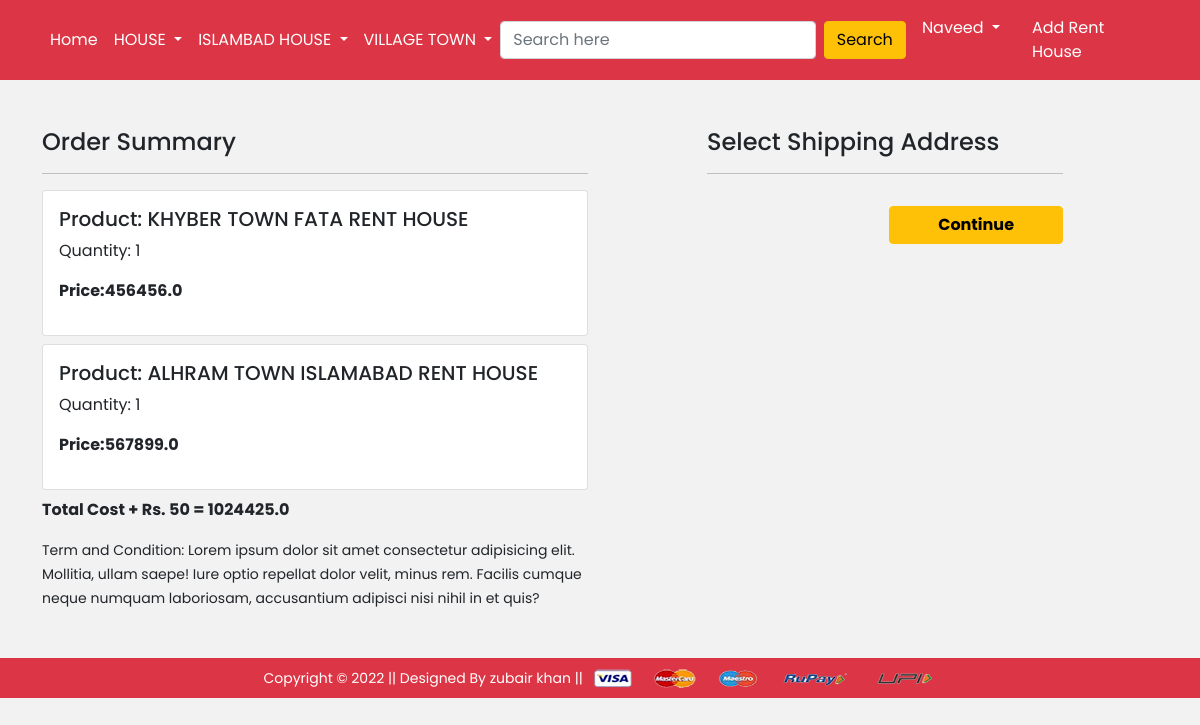
Screenshot of /checkout/ (signed in) with the database file from the repository.
### app/models.py (models this page shows, shortened)
class AddToRentHouse(models.Model):
    user = models.ForeignKey(User, on_delete=models.CASCADE)
    product = models.ForeignKey(Product, on_delete=models.CASCADE)
    quantity = models.PositiveIntegerField(default=1)
    @property
    def total_cost(self):
        return self.quantity * self.product.discounted_price

class Product(models.Model):
    title = models.CharField(max_length=100)
    selling_price = models.FloatField()
    discounted_price = models.FloatField()
    description = models.TextField()
    brand = models.CharField(max_length=100)
    category = models.CharField(choices=CATEGORY_CHOICES, max_length=2)
    product_image = models.ImageField(upload_to='productimg')

### app/views.py (the view)
# urls.py: path('checkout/', views.checkout, name='checkout'),
@login_required
def checkout(request):
    user = request.user
    add = Customer.objects.filter(user=user)
    cart_items = AddToRentHouse.objects.filter(user=user)
    amount = 0.0
    shipping_amount= 70.0
    totalamount = 0.0
    cart_product = [p for p in AddToRentHouse.objects.all() if p.user == request.user]
    if cart_product:
        for p in cart_product:
            tempamount = (p.quantity * p.product.discounted_price)
            amount += tempamount
        totalamount = amount + shipping_amount
    return render(request, 'app/checkout.html', {'add':add , 'totalamount':totalamount , 'cart_items':cart_items})

### app/templates/app/checkout.html (shortened to what this page needs)
{% extends 'app/base.html' %} {% load static %}  {% block main-content %}
<div class="container">
  <div class="row mt-5">
    <div class="col-sm-6">
      <h4>Order Summary</h4>
      <hr />
      {% for item in cart_items %}
      <div class="card mb-2">
        <div class="card-body">
          <h5>Product: {{item.product.title}}</h5>
          <p>Quantity: {{item.quantity}}</p>
          <p class="fw-bold">Price:{{item.total_cost}}</p>
        </div>
      </div>
      {% endfor %}
      <p class="fw-bold">Total Cost + Rs. 50 = {{totalamount}}</p>
      <small
        >Term and Condition: Lorem ipsum dolor sit amet consectetur adipisicing
        elit. Mollitia, ullam saepe! Iure optio repellat dolor velit, minus rem.
        Facilis cumque neque numquam laboriosam, accusantium adipisci nisi nihil
        in et quis?</small
      >
    </div>
    <div class="col-sm-4 offset-sm-1">
      <h4>Select Shipping Address</h4>
      <hr />
      <form action="/paymentdone">
        <div class="text-end">
          <button
            type="submit"
            class="btn btn-warning mt-3 px-5 fw-bold"
          >
            Continue
          </button>
        </div>
      </form>
    </div>
  </div>
</div>
{% endblock main-content %}

### app/templates/app/base.html (shortened to what this page needs)
<!DOCTYPE html>
{% load static %}
<html lang="en">
  <head>
    <link rel="stylesheet" href="{% static 'app/css/allll.min.css' %} " />
    <link
      rel="stylesheet"
      href="{% static 'app/css/oowl.carousel.min.css' %}"
    />
    <link
      rel="stylesheet"
      href="https://pro.fontawesome.com/releases/v5.10.0/css/all.css"
    />
    <link rel="stylesheet" href="{% static 'app/css/fontawesome.min.css' %}" />
    <link rel="stylesheet" href="{% static 'app/css/style.css' %}" />
  </head>
  <body>
    <nav class="navbar navbar-expand-lg navbar-dark bg-danger" id="nav">
      <div class="container">
        <div class="collapse navbar-collapse" id="navbarSupportedContent">
          <ul class="navbar-nav me-auto mb-2 mb-lg-0" id="nav-ul">
            <li class="nav-item">
              <a class="nav-link active" aria-current="page" href="/">Home</a>
            </li>
            <li class="nav-item dropdown">
              <a
                class="nav-link dropdown-toggle text-white"
                href="#"
                id="electronicsDropdown"
                role="button"
                data-bs-toggle="dropdown"
                aria-expanded="false"
              >
                HOUSE
              </a>
            </li>
            <li class="nav-item dropdown">
              <a
                class="nav-link dropdown-toggle text-white"
                href="#"
                id="electronicsDropdown"
                role="button"
                data-bs-toggle="dropdown"
                aria-expanded="false"
              >
                ISLAMBAD HOUSE
              </a>
            </li>
            <li class="nav-item dropdown">
              <a
                class="nav-link dropdown-toggle text-white"
                href="#"
                id="fashionDropdown"
                role="button"
                data-bs-toggle="dropdown"
                aria-expanded="false"
              >
                VILLAGE TOWN
              </a>
            </li>
          </ul>
          <form class="d-flex" action="/search">
            <input
              class="form-control me-2"
              type="search"
              placeholder="Search here"
              aria-label="Search"
              name="q"
            />
            <button class="btn btn-warning" type="submit">Search</button>
          </form>
          <div>
            <ul class="navbar-nav me-auto mb-2 mb-lg-0">
              {% if request.user.is_authenticated %}
              <li class="nav-item dropdown mx-2">
                <a
                  class="nav-link dropdown-toggle text-white"
                  href="#"
                  id="profileDropdown"
                  role="button"
                  data-bs-toggle="dropdown"
                  aria-expanded="false"
                >
                  {{request.user.username|capfirst}}
                </a>
              </li>
              <li class="nav-item mx-2">
                <a href="{% url 'showcart' %}" class="nav-link text-white"
                  > Add Rent
                  House
                </a>
              </li>
              {% endif %}
            </ul>
          </div>
        </div>
      </div>
    </nav>
     {% block main-content %} {% endblock main-content %}
    <footer class="container-fluid bg-danger text-center p-2 mt-5">
      <small class="text-white"
        >Copyright &copy; 2022 || Designed By zubair khan ||
      </small>
      <img
        src="{% static 'app/images/payment.png' %}"
        alt=""
        srcset=""
        class="img-fluid"
        height="2px"
      />
    </footer>
  </body>
</html>

### app/static/app/css/style.css (style rules this page uses)
* { margin: 0; padding: 0; user-select: none; box-sizing: border-box; font-family: "Poppins", sans-serif; }
body { background: #f2f2f2; }
#nav { background: #660033; }
#nav:after { content: ""; clear: both; display: table; }
#nav-ul { float: right; margin-right: 40px; list-style: none; position: relative; }

### rows the page displays
AddToRentHouse: product "KHYBER TOWN FATA RENT HOUSE", quantity "1", total_cost "456456.0"
AddToRentHouse: product "ALHRAM TOWN ISLAMABAD RENT HOUSE", quantity "1", total_cost "567899.0"

### other values shown
{{ request.user.username|capfirst }} "Naveed"
{{ totalamount }} "1024425.0"
